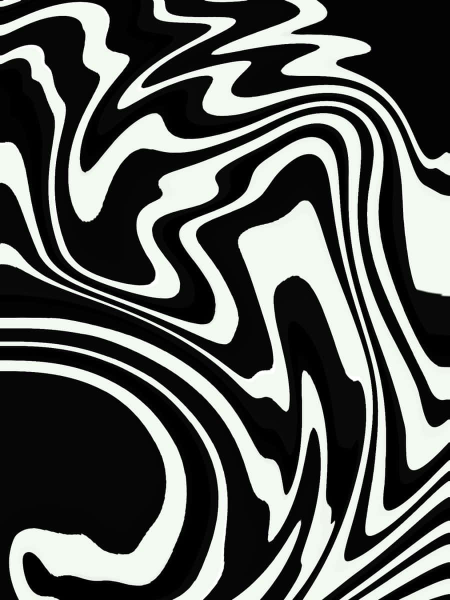
#> input picture 1MP GRY.png, 900 x 1200 px (shown at 1/2 size)
$ python compressed-sense.py
#> lines starting #> are read from the running program, lines starting #| are printed output that depends on the picture
import sys
import os
import numpy as np
import pywt
import matplotlib.pyplot as plt
from skimage import io, img_as_float, color
from skimage.metrics import mean_squared_error, peak_signal_noise_ratio

print("Python executable:", sys.executable)
print("Python version:", sys.version)

# ---------------- Dataset Creation ---------------- #

def make_dataset(image_path, out_dir="dataset", sample_fraction=0.4, seed=42, grayscale=True):
    """
    Create a compressed sensing dataset from an input image.
    """
#> called with image_path = '1MP GRY.png', out_dir = 'dataset', sample_fraction = 0.4, seed = 42, grayscale = True
    if seed is not None:
        np.random.seed(seed)

    # Load image and convert to float [0,1]
    img = img_as_float(io.imread(image_path))

    # Convert to grayscale if requested
    if grayscale and img.ndim == 3:
        # If image has alpha channel, drop it
        if img.shape[2] == 4:
            img = img[:, :, :3]
#> img: shape (1200, 900, 3) float64
        img = color.rgb2gray(img)
#> img: shape (1200, 900) float64
        img = img[..., np.newaxis]  # keep 3D shape

    h, w = img.shape[:2]
#> h = 1200; w = 900
    total_pixels = h * w
#> total_pixels = 1080000

    # Random mask
    mask = np.zeros((h, w), dtype=bool)
    num_samples = int(total_pixels * sample_fraction)
#> num_samples = 432000
    coords = np.random.choice(total_pixels, num_samples, replace=False)
    mask.flat[coords] = True

    # Create sampled image
    sampled_img = np.zeros_like(img)
    sampled_img[mask] = img[mask]
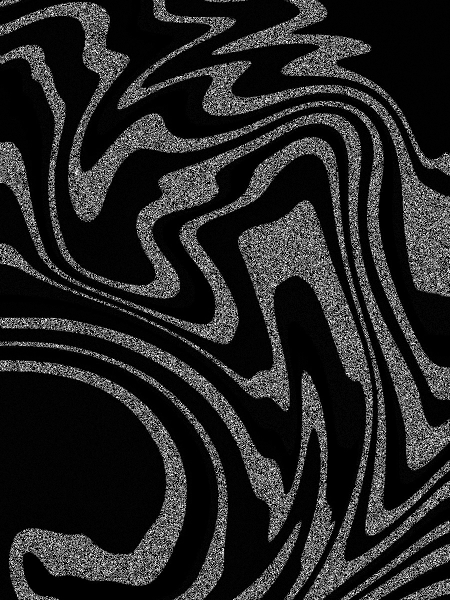
#> sampled_img: shape (1200, 900, 1) float64 (shown at 1/2 size); min 0, max 1, mean 0.146

    # Ensure output directory exists
    os.makedirs(out_dir, exist_ok=True)

    # Save numpy arrays
    np.save(os.path.join(out_dir, "original.npy"), img)
    np.save(os.path.join(out_dir, "sampled.npy"), sampled_img)

    # Save preview PNGs
    if grayscale:
        io.imsave(os.path.join(out_dir, "original.png"), (img.squeeze() * 255).astype(np.uint8))
        io.imsave(os.path.join(out_dir, "sampled.png"), (sampled_img.squeeze() * 255).astype(np.uint8))
    else:
        io.imsave(os.path.join(out_dir, "original.png"), (img * 255).astype(np.uint8))
        io.imsave(os.path.join(out_dir, "sampled.png"), (sampled_img * 255).astype(np.uint8))

    print(f"Dataset created in '{out_dir}/'")

# ---------------- Wavelet Utilities ---------------- #

def wavelet_decompose(image, wavelet='db1', level=2):
    return pywt.wavedec2(image, wavelet, level=level, mode='periodization')

def wavelet_reconstruct(coeffs, wavelet='db1'):
    return pywt.waverec2(coeffs, wavelet, mode='periodization')

def coeffs_to_array(coeffs):
    arr, slices = pywt.coeffs_to_array(coeffs)
    return arr, slices

def array_to_coeffs(arr, slices):
    return pywt.array_to_coeffs(arr, slices, output_format='wavedec2')

# ---------------- Sparse Reconstruction (ISTA) ---------------- #

def sparse_reconstruct_ista(measurements, mask, wavelet='db1', level=2, n_iter=50, lam=0.1, step=1.0):
#> called with wavelet = 'db1', level = 2, n_iter = 30, lam = 0.05, step = 1
    x = np.copy(measurements)
    for i in range(n_iter):
        # Enforce mask
        x = x + mask * (measurements - x)

        # Wavelet transform
        coeffs = wavelet_decompose(x, wavelet, level)
        arr, slices = coeffs_to_array(coeffs)

        # Soft-threshold
        arr = np.sign(arr) * np.maximum(np.abs(arr) - lam, 0)

        # Inverse wavelet
        coeffs = array_to_coeffs(arr, slices)
        x = wavelet_reconstruct(coeffs, wavelet)

        # Clip
        x = np.clip(x, 0, 1)

    return x

def interpolate_channel(channel, mask, wavelet='db1', level=2, n_iter=50, lam=0.1, step=1.0):
    return sparse_reconstruct_ista(channel, mask, wavelet, level, n_iter, lam, step)

# ---------------- Main Processing Function ---------------- #

def process_image(original_path, masked_path,
                  wavelet='db1', level=2, n_iter=50, lam=0.1, step=1.0):
    # Load or create dataset if missing
    if not os.path.exists(original_path) or not os.path.exists(masked_path):
        print("Dataset not found. Creating dataset...")
        make_dataset(image_path="1MP GRY.png", out_dir="dataset",
                     sample_fraction=0.4, seed=42, grayscale=True)
        original_path = "dataset/original.npy"
        masked_path = "dataset/sampled.npy"

    original = np.load(original_path)
    masked = np.load(masked_path)

    # Handle RGB or grayscale
    if original.ndim == 3 and original.shape[2] == 3:
        print("Processing RGB image...")
        channels = []
        for i, color_name in enumerate(['Red','Green','Blue']):
            print(f"Reconstructing {color_name} channel...")
            channel = masked[:, :, i]
            mask = (channel > 0).astype(float)
            reconstructed = interpolate_channel(channel, mask, wavelet, level, n_iter, lam, step)
            channels.append(reconstructed)
        reconstructed_img = np.stack(channels, axis=2)
    else:
        print("Processing Grayscale image...")
        if masked.ndim == 3 and masked.shape[2] == 1:
            masked = masked[..., 0]
            original = original[..., 0]
        mask = (masked > 0).astype(float)
        reconstructed_img = interpolate_channel(masked, mask, wavelet, level, n_iter, lam, step)

    # Display
    fig, axs = plt.subplots(1,2, figsize=(10,5))
    axs[0].imshow(original, cmap='gray' if original.ndim==2 else None)
    axs[0].set_title("Original")
    axs[0].axis('off')

    axs[1].imshow(reconstructed_img, cmap='gray' if original.ndim==2 else None)
    axs[1].set_title("Reconstructed")
    axs[1].axis('off')
    plt.show()
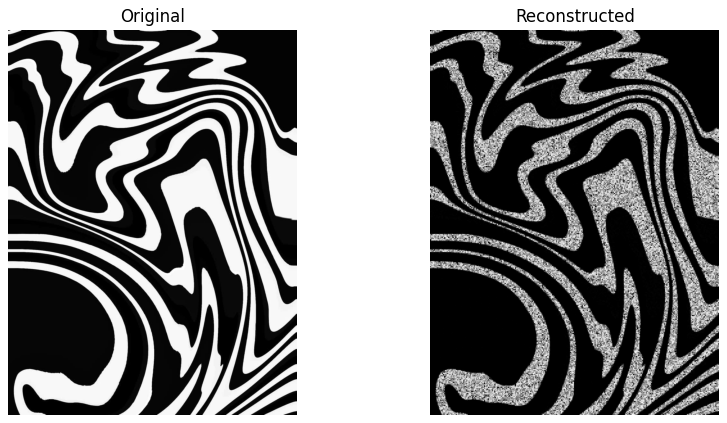
#> figure drawn by matplotlib, 2 panels

    # Accuracy
    mse = mean_squared_error(original, reconstructed_img)
    psnr = peak_signal_noise_ratio(original, reconstructed_img, data_range=1.0)
    print(f"Reconstruction Accuracy:\n  MSE = {mse:.6f}\n  PSNR = {psnr:.2f} dB")

    return reconstructed_img

# ---------------- Adjustable Parameters ---------------- #
params = {
    "wavelet": 'db1',
    "level": 2,
    "n_iter": 30,
    "lam": 0.05,
    "step": 1.0,
    "sample_fraction": 0.4
}

# ---------------- Run ---------------- #
if __name__ == "__main__":
    reconstructed = process_image(
        original_path="dataset/original.npy",
        masked_path="dataset/sampled.npy",
        wavelet=params["wavelet"],
        level=params["level"],
        n_iter=params["n_iter"],
        lam=params["lam"],
        step=params["step"]
    )

$ run again, with 128x128 GRY.png copied over 1MP GRY.png
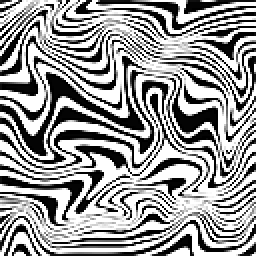
#> input picture 128x128 GRY.png, 128 x 128 px (shown 2 times larger)
#> in make_dataset, `sampled_img[mask] = img[mask]`:
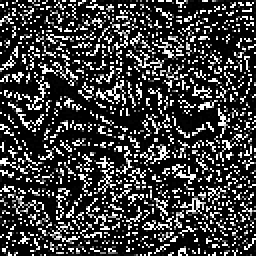
#> sampled_img: shape (128, 128, 1) float64 (shown 2 times larger); min 0, max 1, mean 0.238
#> in process_image, `plt.show()`:
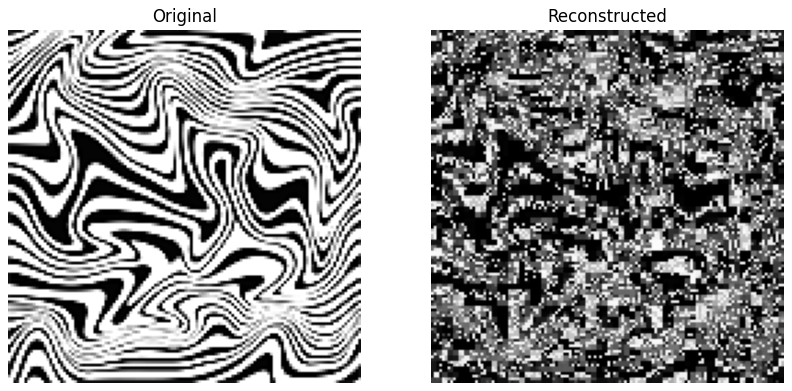
#> figure drawn by matplotlib, 2 panels

$ run again, with 256x256 GRY.png copied over 1MP GRY.png
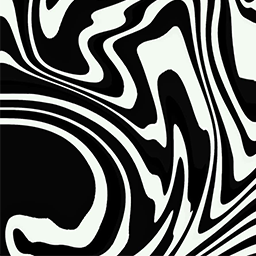
#> input picture 256x256 GRY.png, 256 x 256 px
#> in make_dataset, `sampled_img[mask] = img[mask]`:
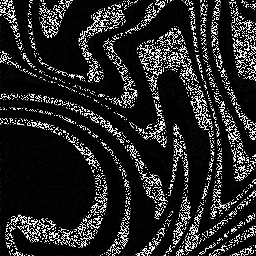
#> sampled_img: shape (256, 256, 1) float64; min 0, max 1, mean 0.153
#> in process_image, `plt.show()`:
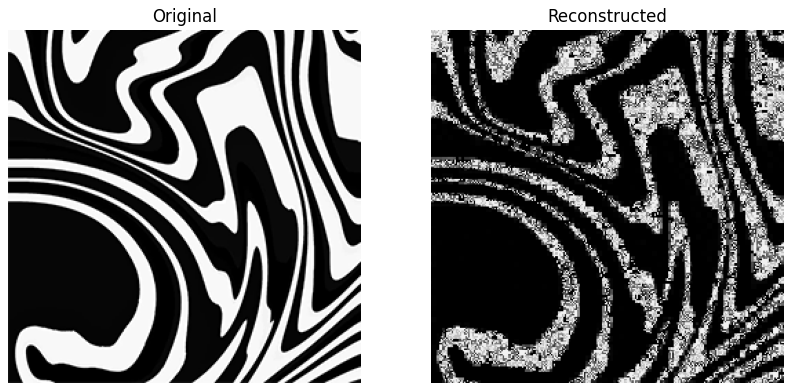
#> figure drawn by matplotlib, 2 panels
